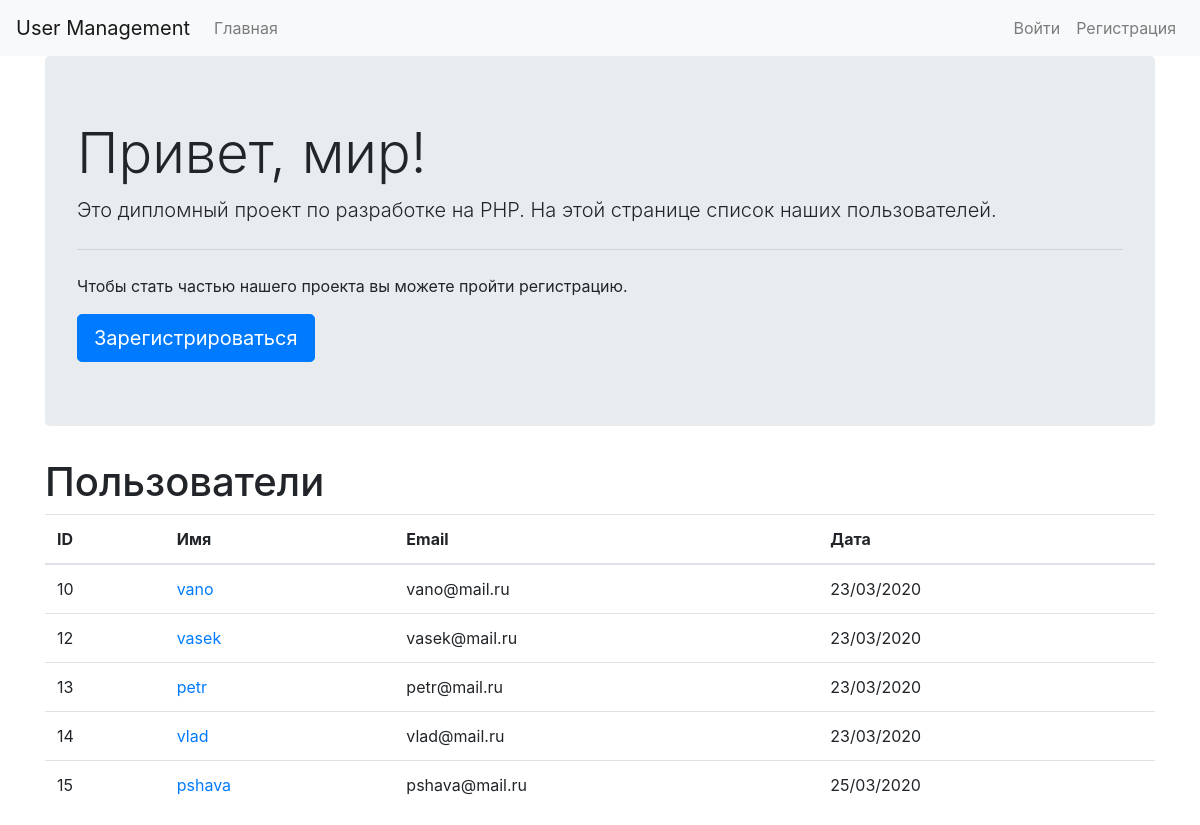
The page / on the database its author committed.
### tables this page shows
CREATE TABLE `users` (
  `id` int(11) NOT NULL,
  `name` varchar(255) NOT NULL,
  `status` varchar(255) DEFAULT NULL,
  `email` varchar(255) NOT NULL,
  `date` timestamp NOT NULL DEFAULT CURRENT_TIMESTAMP,
  `group_id` int(11) NOT NULL DEFAULT '1',
  `password` varchar(255) NOT NULL
);

### classes/DataBase.php (called while the page is built, shortened)
<?php
class DataBase
{
    private static $instance = null;
    private $pdo, $query, $error = false, $results, $count;
    private function __construct($pdo)
    {
        try
        {
            $this->pdo = $pdo;
        }
        catch(PDOException $exception)
        {
            die($exception->getMessage());
        }
    }
    public static function getInstance()
    {
        if(!isset(self::$instance))
        {
            self::$instance = new self( new PDO("mysql:host=" . Config::get('mysql.host') . "; dbname=" . Config::get('mysql.database'), Config::get('mysql.username'), Config::get('mysql.password')) );
        }
        return self::$instance;
    }
    public function getAll($table)
    {
        $sql = "SELECT * FROM $table";
        if(!$this->query($sql)->error())
            return $this;
        return false;
    }
    public function query($sql, $params = [])
    {
        $this->error = false;
        $this->query = $this->pdo->prepare($sql);
        if( count($params) )
        {
            $i = 1;
            foreach ($params as $param)
            {
                $this->query->bindValue($i, $param);
                $i++;
            }
        }
        if(!$this->query->execute())
        {
            $this->error = true;
        }
        else
        {
            $this->results = $this->query->fetchAll(PDO::FETCH_OBJ);
            $this->count = $this->query->rowCount();
        }
        return $this;
    }
    public function error()
    {
        return $this->error;
    }
    public function results()
    {
        return $this->results;
    }
    public function count()
    {
        return $this->count;
    }
    public function get($table, $where = [])
    {
        return $this->action("SELECT *", $table, $where);
    }
    public function action($action, $table, $where = [])
    {
        if( count($where) === 3 )
        {
            $operators = ['=', '>', '<', '>=', '<='];
            $field = $where[0];
            $operator = $where[1];
            $value = $where[2];
            if( in_array($operator, $operators) )
            {
                $sql = "$action FROM $table WHERE $field $operator ?";
                if( !$this->query($sql, [$value])->error() )
                {
                    return $this;
                }
            }
        }
        return false;
    }
}

### classes/Config.php (called while the page is built)
<?php
class Config
{
    public static function get($path = null)
    {
        if($path)
        {
            $config = $GLOBALS['config'];
            $path = explode('.', $path);
            foreach ($path as $item)
            {
                if(isset($config[$item]))
                    $config = $config[$item];
            }
            return $config;
        }
        return false;
    }
}

### classes/User.php (called while the page is built, shortened)
<?php
class User
{
    private $db, $data, $session_name, $isLoggedIn, $cookieName;
    public function __construct($user = null)
    {
        $this->session_name = Config::get('session.user_session');
    }
    public function isLoggedIn()
    {
        return $this->isLoggedIn;
    }
}

### classes/Session.php (called while the page is built, shortened)
<?php
class Session
{
    public static function exists($name)
    {
        return (isset($_SESSION[$name])) ? true : false;
    }
}

### index.php (the view, shortened to what this page needs)
<?php
$users = DataBase::getInstance()->getAll('users')->results();
$user = new User;
?>
<!DOCTYPE html>
<html lang="en">
<head>
  <link rel="stylesheet" href="https://stackpath.bootstrapcdn.com/bootstrap/4.4.1/css/bootstrap.min.css">
</head>
<body>
    <nav class="navbar navbar-expand-lg navbar-light bg-light">
      <a class="navbar-brand" href="/">User Management</a>
      <div class="collapse navbar-collapse" id="navbarSupportedContent">
        <ul class="navbar-nav mr-auto">
          <li class="nav-item">
            <a class="nav-link" href="/">Главная</a>
          </li>
        </ul>
        <ul class="navbar-nav">
            <?php
            if($user->isLoggedIn())
            {
                echo '<li class="nav-item"><a href="/profile.php" class="nav-link">Профиль</a></li>';
                echo '<li class="nav-item"><a href="/logout.php" class="nav-link">Выйти</a></li>';
            }
            else
            {
                echo '<li class="nav-item"><a href="/login.php" class="nav-link">Войти</a></li>';
                echo '<li class="nav-item"><a href="/register.php" class="nav-link">Регистрация</a></li>';
            }
            ?>
        </ul>
      </div>
    </nav>
  <div class="container">
    <div class="row">
      <div class="col-md-12">
        <div class="jumbotron">
          <h1 class="display-4">Привет, мир!</h1>
          <p class="lead">Это дипломный проект по разработке на PHP. На этой странице список наших пользователей.</p>
            <?php
            if(!$user->isLoggedIn())
                echo '<hr class="my-4">
                  <p>Чтобы стать частью нашего проекта вы можете пройти регистрацию.</p>
                  <a class="btn btn-primary btn-lg" href="/register.php" role="button">Зарегистрироваться</a>';
            ?>
        </div>
      </div>
    </div>
    <div class="row">
      <div class="col-md-12">
        <h1>Пользователи</h1>
        <table class="table">
          <thead>
            <tr>
              <th>ID</th>
              <th>Имя</th>
              <th>Email</th>
              <th>Дата</th>
            </tr>
          </thead>
          <tbody>
            <?php if( is_array($users) && !empty($users) ):?>
                <?php foreach ($users as $objUser):?>
                    <tr>
                      <td><?php echo $objUser->id?></td>
                      <td><a href="/user_profile.php?id=<?php echo $objUser->id?>"><?php echo $objUser->name?></a></td>
                      <td><?php echo $objUser->email?></td>
                      <td><?php echo date('d/m/Y', strtotime($objUser->date))?></td>
                    </tr>
                <?php endforeach?>
            <?php endif?>
          </tbody>
        </table>
      </div>
    </div>
  </div>
</body>
</html>

### rows shown on the page
users: id "10", name "vano", email "vano@mail.ru", date "23/03/2020"
users: id "12", name "vasek", email "vasek@mail.ru", date "23/03/2020"
users: id "13", name "petr", email "petr@mail.ru", date "23/03/2020"
users: id "14", name "vlad", email "vlad@mail.ru", date "23/03/2020"
users: id "15", name "pshava", email "pshava@mail.ru", date "25/03/2020"
